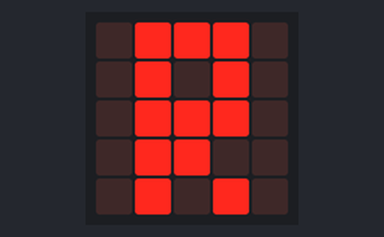
This program was run on a simulated BBC micro:bit (MakeCode). Shown: the board's 5×5 LED display.

Above: at 0.1 s.
At 0.5 s:
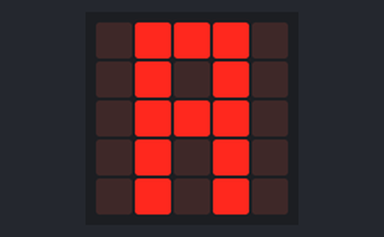
At 0.9 s:
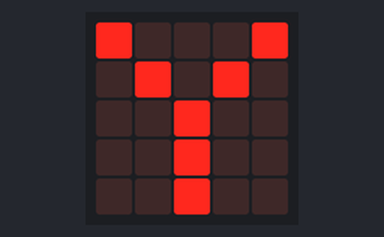
At 1.7 s:
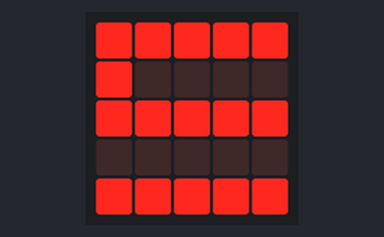
At 2.9 s:
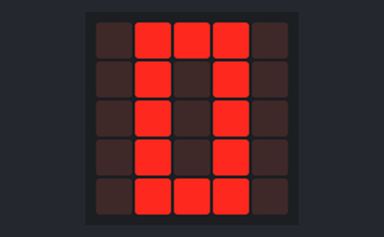
At 4.1 s:
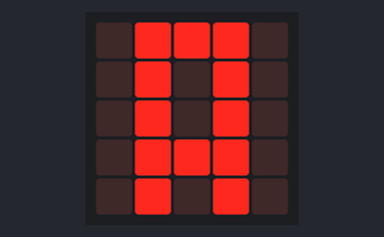

Measured:
- what the display in image 1 shows lasts 0.4 s, from 0.4 s to 0.8 s

The program:

main.ts
```typescript
basic.showLeds(`
    . # # # .
    . # . # .
    . # # # .
    . # # . .
    . # . # .
    `)
basic.showLeds(`
    . # # # .
    . # . # .
    . # # # .
    . # . # .
    . # . # .
    `)
basic.showLeds(`
    # . . . #
    . # . # .
    . . # . .
    . . # . .
    . . # . .
    `)
basic.showLeds(`
    # # # # #
    # . . . .
    # # # # #
    . . . . #
    # # # # #
    `)
basic.showLeds(`
    # # # # #
    # . . . .
    # # # # #
    . . . . .
    # # # # #
    `)
basic.showLeds(`
    . # # # .
    . # . # .
    . # . # .
    . # # # .
    . # . # .
    `)
basic.showLeds(`
    # # # # .
    # . . . .
    # . . . .
    # . . . .
    # # # # .
    `)
basic.showLeds(`
    . # # # .
    . # . # .
    . # . # .
    . # . # .
    . # # # .
    `)
basic.showLeds(`
    # # # # #
    # . . . .
    # # # # #
    . . . . #
    # # # # #
    `)
basic.showLeds(`
    # # # # #
    . . # . .
    . . # . .
    . . # . .
    . . # . .
    `)
basic.showLeds(`
    . # # # .
    . # . # .
    . # . # .
    . # # # .
    . # . # .
    `)
basic.forever(function () {

})
```

test.ts
```typescript
// testes vão aqui; isto não será compilado quando este pacote for usado como uma extensão.
```
